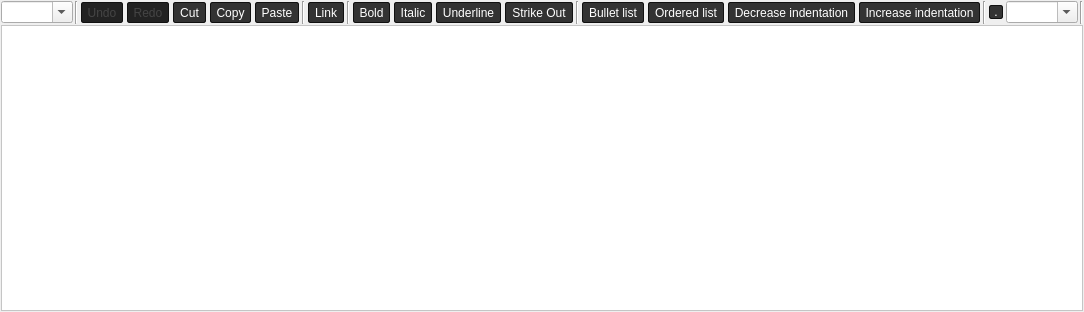
<?xml version="1.0" encoding="UTF-8"?>
<ui version="4.0">
 <class>MRichTextEdit</class>
 <widget class="QWidget" name="MRichTextEdit">
  <property name="geometry">
   <rect>
    <x>0</x>
    <y>0</y>
    <width>819</width>
    <height>312</height>
   </rect>
  </property>
  <property name="windowTitle">
   <string notr="true"/>
  </property>
  <layout class="QVBoxLayout" name="verticalLayout">
   <property name="spacing">
    <number>1</number>
   </property>
   <property name="leftMargin">
    <number>1</number>
   </property>
   <property name="topMargin">
    <number>1</number>
   </property>
   <property name="rightMargin">
    <number>1</number>
   </property>
   <property name="bottomMargin">
    <number>1</number>
   </property>
   <item>
    <widget class="QWidget" name="f_toolbar" native="true">
     <property name="styleSheet">
      <string notr="true">QPushButton:pressed, QToolButton:checked {
        color: #AEC6CF;
}
QPushButton:pressed, QToolButton:pressed {
        border-color: #AEC6DF;
        color: #AEC6DF;
}
QPushButton:disabled, QToolButton:disabled {
        color: #444;
        background-color: #222;
}

QPushButton, QToolButton {
	border: 1px solid #111;
	border-radius: 2px;
	background-color: #333;
	color: white;
	padding: 1px;
	margin: 1px;
}


</string>
     </property>
     <layout class="QHBoxLayout" name="horizontalLayout">
      <property name="spacing">
       <number>2</number>
      </property>
      <property name="leftMargin">
       <number>0</number>
      </property>
      <property name="topMargin">
       <number>0</number>
      </property>
      <property name="rightMargin">
       <number>0</number>
      </property>
      <property name="bottomMargin">
       <number>0</number>
      </property>
      <item>
       <widget class="QComboBox" name="f_paragraph">
        <property name="focusPolicy">
         <enum>Qt::ClickFocus</enum>
        </property>
        <property name="toolTip">
         <string>Paragraph formatting</string>
        </property>
        <property name="editable">
         <bool>true</bool>
        </property>
       </widget>
      </item>
      <item>
       <widget class="Line" name="line_4">
        <property name="orientation">
         <enum>Qt::Vertical</enum>
        </property>
       </widget>
      </item>
      <item>
       <widget class="QToolButton" name="f_undo">
        <property name="enabled">
         <bool>false</bool>
        </property>
        <property name="focusPolicy">
         <enum>Qt::ClickFocus</enum>
        </property>
        <property name="toolTip">
         <string>Undo (CTRL+Z)</string>
        </property>
        <property name="text">
         <string>Undo</string>
        </property>
        <property name="icon">
         <iconset theme="edit-undo">
          <normaloff/>
         </iconset>
        </property>
        <property name="iconSize">
         <size>
          <width>16</width>
          <height>16</height>
         </size>
        </property>
       </widget>
      </item>
      <item>
       <widget class="QToolButton" name="f_redo">
        <property name="enabled">
         <bool>false</bool>
        </property>
        <property name="focusPolicy">
         <enum>Qt::ClickFocus</enum>
        </property>
        <property name="toolTip">
         <string>Redo</string>
        </property>
        <property name="text">
         <string>Redo</string>
        </property>
        <property name="icon">
         <iconset theme="edit-redo">
          <normaloff/>
         </iconset>
        </property>
        <property name="iconSize">
         <size>
          <width>16</width>
          <height>16</height>
         </size>
        </property>
       </widget>
      </item>
      <item>
       <widget class="QToolButton" name="f_cut">
        <property name="focusPolicy">
         <enum>Qt::ClickFocus</enum>
        </property>
        <property name="toolTip">
         <string>Cut (CTRL+X)</string>
        </property>
        <property name="text">
         <string>Cut</string>
        </property>
        <property name="icon">
         <iconset theme="edit-cut">
          <normaloff/>
         </iconset>
        </property>
        <property name="iconSize">
         <size>
          <width>16</width>
          <height>16</height>
         </size>
        </property>
       </widget>
      </item>
      <item>
       <widget class="QToolButton" name="f_copy">
        <property name="focusPolicy">
         <enum>Qt::ClickFocus</enum>
        </property>
        <property name="toolTip">
         <string>Copy (CTRL+C)</string>
        </property>
        <property name="text">
         <string>Copy</string>
        </property>
        <property name="icon">
         <iconset theme="edit-copy">
          <normaloff/>
         </iconset>
        </property>
        <property name="iconSize">
         <size>
          <width>16</width>
          <height>16</height>
         </size>
        </property>
       </widget>
      </item>
      <item>
       <widget class="QToolButton" name="f_paste">
        <property name="focusPolicy">
         <enum>Qt::ClickFocus</enum>
        </property>
        <property name="toolTip">
         <string>Paste (CTRL+V)</string>
        </property>
        <property name="text">
         <string>Paste</string>
        </property>
        <property name="icon">
         <iconset theme="edit-paste">
          <normaloff/>
         </iconset>
        </property>
        <property name="iconSize">
         <size>
          <width>16</width>
          <height>16</height>
         </size>
        </property>
       </widget>
      </item>
      <item>
       <widget class="Line" name="line">
        <property name="orientation">
         <enum>Qt::Vertical</enum>
        </property>
       </widget>
      </item>
      <item>
       <widget class="QToolButton" name="f_link">
        <property name="focusPolicy">
         <enum>Qt::ClickFocus</enum>
        </property>
        <property name="toolTip">
         <string>Link (CTRL+L)</string>
        </property>
        <property name="text">
         <string>Link</string>
        </property>
        <property name="icon">
         <iconset theme="applications-internet">
          <normaloff/>
         </iconset>
        </property>
        <property name="iconSize">
         <size>
          <width>16</width>
          <height>16</height>
         </size>
        </property>
        <property name="checkable">
         <bool>true</bool>
        </property>
       </widget>
      </item>
      <item>
       <widget class="Line" name="line_3">
        <property name="orientation">
         <enum>Qt::Vertical</enum>
        </property>
       </widget>
      </item>
      <item>
       <widget class="QToolButton" name="f_bold">
        <property name="focusPolicy">
         <enum>Qt::ClickFocus</enum>
        </property>
        <property name="toolTip">
         <string notr="true">Bold (CTRL+B)</string>
        </property>
        <property name="text">
         <string>Bold</string>
        </property>
        <property name="icon">
         <iconset theme="format-text-bold">
          <normaloff/>
         </iconset>
        </property>
        <property name="iconSize">
         <size>
          <width>16</width>
          <height>16</height>
         </size>
        </property>
        <property name="checkable">
         <bool>true</bool>
        </property>
       </widget>
      </item>
      <item>
       <widget class="QToolButton" name="f_italic">
        <property name="focusPolicy">
         <enum>Qt::ClickFocus</enum>
        </property>
        <property name="toolTip">
         <string>Italic (CTRL+I)</string>
        </property>
        <property name="text">
         <string>Italic</string>
        </property>
        <property name="icon">
         <iconset theme="format-text-italic">
          <normaloff/>
         </iconset>
        </property>
        <property name="iconSize">
         <size>
          <width>16</width>
          <height>16</height>
         </size>
        </property>
        <property name="checkable">
         <bool>true</bool>
        </property>
       </widget>
      </item>
      <item>
       <widget class="QToolButton" name="f_underline">
        <property name="focusPolicy">
         <enum>Qt::ClickFocus</enum>
        </property>
        <property name="toolTip">
         <string>Underline (CTRL+U)</string>
        </property>
        <property name="text">
         <string>Underline</string>
        </property>
        <property name="icon">
         <iconset theme="format-text-underline">
          <normaloff/>
         </iconset>
        </property>
        <property name="iconSize">
         <size>
          <width>16</width>
          <height>16</height>
         </size>
        </property>
        <property name="checkable">
         <bool>true</bool>
        </property>
       </widget>
      </item>
      <item>
       <widget class="QToolButton" name="f_strikeout">
        <property name="text">
         <string>Strike Out</string>
        </property>
        <property name="checkable">
         <bool>true</bool>
        </property>
       </widget>
      </item>
      <item>
       <widget class="Line" name="line_5">
        <property name="orientation">
         <enum>Qt::Vertical</enum>
        </property>
       </widget>
      </item>
      <item>
       <widget class="QToolButton" name="f_list_bullet">
        <property name="focusPolicy">
         <enum>Qt::ClickFocus</enum>
        </property>
        <property name="toolTip">
         <string>Bullet list (CTRL+-)</string>
        </property>
        <property name="text">
         <string>Bullet list</string>
        </property>
        <property name="iconSize">
         <size>
          <width>16</width>
          <height>16</height>
         </size>
        </property>
        <property name="checkable">
         <bool>true</bool>
        </property>
       </widget>
      </item>
      <item>
       <widget class="QToolButton" name="f_list_ordered">
        <property name="focusPolicy">
         <enum>Qt::ClickFocus</enum>
        </property>
        <property name="toolTip">
         <string>Ordered list (CTRL+=)</string>
        </property>
        <property name="text">
         <string>Ordered list</string>
        </property>
        <property name="iconSize">
         <size>
          <width>16</width>
          <height>16</height>
         </size>
        </property>
        <property name="checkable">
         <bool>true</bool>
        </property>
       </widget>
      </item>
      <item>
       <widget class="QToolButton" name="f_indent_dec">
        <property name="focusPolicy">
         <enum>Qt::ClickFocus</enum>
        </property>
        <property name="toolTip">
         <string>Decrease indentation (CTRL+,)</string>
        </property>
        <property name="text">
         <string>Decrease indentation</string>
        </property>
        <property name="icon">
         <iconset theme="format-indent-less">
          <normaloff/>
         </iconset>
        </property>
        <property name="iconSize">
         <size>
          <width>16</width>
          <height>16</height>
         </size>
        </property>
       </widget>
      </item>
      <item>
       <widget class="QToolButton" name="f_indent_inc">
        <property name="focusPolicy">
         <enum>Qt::ClickFocus</enum>
        </property>
        <property name="toolTip">
         <string>Increase indentation (CTRL+.)</string>
        </property>
        <property name="text">
         <string>Increase indentation</string>
        </property>
        <property name="icon">
         <iconset theme="format-indent-more">
          <normaloff/>
         </iconset>
        </property>
        <property name="iconSize">
         <size>
          <width>16</width>
          <height>16</height>
         </size>
        </property>
       </widget>
      </item>
      <item>
       <widget class="Line" name="line_2">
        <property name="orientation">
         <enum>Qt::Vertical</enum>
        </property>
       </widget>
      </item>
      <item>
       <widget class="QToolButton" name="f_bgcolor">
        <property name="minimumSize">
         <size>
          <width>16</width>
          <height>16</height>
         </size>
        </property>
        <property name="maximumSize">
         <size>
          <width>16</width>
          <height>16</height>
         </size>
        </property>
        <property name="focusPolicy">
         <enum>Qt::ClickFocus</enum>
        </property>
        <property name="toolTip">
         <string>Text background color</string>
        </property>
        <property name="text">
         <string>.</string>
        </property>
        <property name="iconSize">
         <size>
          <width>16</width>
          <height>16</height>
         </size>
        </property>
       </widget>
      </item>
      <item>
       <widget class="QComboBox" name="f_fontsize">
        <property name="focusPolicy">
         <enum>Qt::ClickFocus</enum>
        </property>
        <property name="toolTip">
         <string>Font size</string>
        </property>
        <property name="editable">
         <bool>true</bool>
        </property>
       </widget>
      </item>
      <item>
       <widget class="Line" name="line_6">
        <property name="orientation">
         <enum>Qt::Vertical</enum>
        </property>
       </widget>
      </item>
      <item>
       <spacer name="horizontalSpacer">
        <property name="orientation">
         <enum>Qt::Horizontal</enum>
        </property>
        <property name="sizeHint" stdset="0">
         <size>
          <width>40</width>
          <height>20</height>
         </size>
        </property>
       </spacer>
      </item>
     </layout>
     <zorder>f_paragraph</zorder>
     <zorder>line_4</zorder>
     <zorder>f_undo</zorder>
     <zorder>f_redo</zorder>
     <zorder>f_cut</zorder>
     <zorder>f_copy</zorder>
     <zorder>f_paste</zorder>
     <zorder>line</zorder>
     <zorder>f_link</zorder>
     <zorder>line_3</zorder>
     <zorder>f_italic</zorder>
     <zorder>f_underline</zorder>
     <zorder>line_2</zorder>
     <zorder>f_fontsize</zorder>
     <zorder>line_5</zorder>
     <zorder>f_list_bullet</zorder>
     <zorder>f_list_ordered</zorder>
     <zorder>f_indent_dec</zorder>
     <zorder>f_indent_inc</zorder>
     <zorder>f_bold</zorder>
     <zorder>f_bgcolor</zorder>
     <zorder>f_strikeout</zorder>
     <zorder>line_6</zorder>
    </widget>
   </item>
   <item>
    <widget class="QTextEdit" name="f_textedit">
     <property name="styleSheet">
      <string notr="true">QWidget {
	color: black;
	background-color: #ffffff;
}</string>
     </property>
     <property name="autoFormatting">
      <set>QTextEdit::AutoNone</set>
     </property>
     <property name="tabChangesFocus">
      <bool>true</bool>
     </property>
    </widget>
   </item>
  </layout>
 </widget>
 <resources/>
 <connections/>
</ui>
